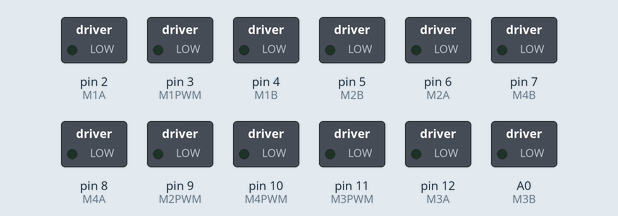
Simulated run of this sketch. Board: Arduino Uno, built with avr-gcc and run on an emulated ATmega328P. Parts: switched loads named in the sketch (green lamp = pin HIGH). What the sketch prints to the serial monitor is not drawn.

Above: at 0.1 s.
At 2.6 s:
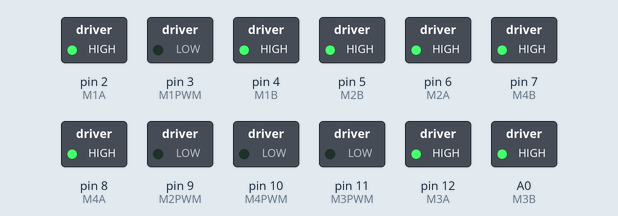
Timing chart, 0 to 4.1 s (numbered marks = the images above):
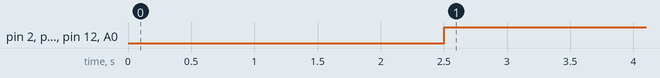

The sketch:

Mecanum4Wheel_v1.1.ino
```cpp
//[mod] 2017/09/15 低速モードの処理をOmni.hに移植
//[mod] 2017/09/18 反転モードの処理をOmni.hに移植

#include "Omni.h"
#include"MovingAverage.h"
#include <Wire.h>

const int I2C_ADDRESS = 2;
const int AVERAGE_SIZE = 100;
const int MAX_POWER = 250;
const int CEASETIME_MS = 500;

int16_t leftHatX, leftHatY, rightHatX;
static int16_t Power[4];
bool lowSpeed_mode, reverse_mode;

bool flag;
unsigned long CeaseCounter;

Omni Omni4(MAX_POWER, AVERAGE_SIZE);

#define DEBUG

void setup() {
  delay(2500);
  Serial.begin(115200);

  Wire.begin(I2C_ADDRESS);
  Wire.onReceive(receiveEvent);
  Omni4.SetPWMFrequency();
}

void loop() {

  Omni4.SetAxis(leftHatX, leftHatY, rightHatX, lowSpeed_mode, reverse_mode);
  Omni4.Set4WheelPower(Power);

  /*  暴走防止用  */
  if (flag == 0) {
    if ((millis() - CeaseCounter) > CEASETIME_MS) {
      for (int i = 0; i < 4; i++)
        Power[i] = 0;
    }
  }
  else {
    CeaseCounter = millis();
    flag = false;
  }

#ifdef DEBUG
  Serial.print(Power[0]); Serial.print("\t");
  Serial.print(Power[1]); Serial.print("\t");
  Serial.print(Power[2]); Serial.print("\t");
  Serial.println(Power[3]);
#endif

  //show();
  Omni4.Drive(Power);
}

void receiveEvent(int howMany) {

  while (Wire.available() > 4) {

    flag = true;

    leftHatX  = Wire.read();
    leftHatY  = Wire.read();
    rightHatX  = Wire.read();
    lowSpeed_mode = Wire.read();
    reverse_mode = Wire.read();
  }
}

void show() {
  Serial.print(leftHatX); Serial.print("\t");
  Serial.print(leftHatY); Serial.print("\t");
  Serial.print(rightHatX); Serial.print("\t");
  Serial.print(lowSpeed_mode); Serial.print("\t");
  Serial.println(reverse_mode);
}
```

MovingAverage.h
```cpp
/**
        @file   MovingAverage.h
        @brief  移動平均クラス
        @auther 谷川　豊章
        @date   2016/9/15
*/


#ifndef DEF_MovingAverage_H
#define DEF_MovingAverage_H

#include <arduino.h>

/**     移動平均クラス
*/
class MovingAverage {

    int* data;      ///< 平均を取るデータ
    int dataSize;   ///< 平均を取るデータのサイズ

    int writeIndex; ///< 次の値のdataへの書き込み場所

    long sum;       ///dataに保存されているデータの合計値

  public:

    /**     コンストラクタ
            @param  dataSize    [in]移動平均するデータの個数
    */
    MovingAverage(int dataSize) : dataSize( max(dataSize, 1) ), writeIndex(0), sum(0)
    {
      data = new int[dataSize];
      for (int i = 0; i < dataSize; i++) {
        data[i] = 0;
      }
    }

    /**     ディストラクタ
    */
    ~MovingAverage() {
      delete[] data;
    }

    /**     値の更新
            @param  value   [in]移動平均するデータ
    */
    void Update(int value) {
      sum -= data[writeIndex];    //取り除くデータの値分だけ合計から取り除く
      data[writeIndex++] = value; //データを更新する
      sum += value;               //合計値に更新した値を追加する

      if (writeIndex >= dataSize)
        writeIndex = 0;
    }

    /**     平均値の取得
            @return     平均値
    */
    double GetValue() {
      return double(sum) / double(dataSize);
    }
};


#endif
```

Omni.h
```cpp
#pragma once

#include"MovingAverage.h"

const int M1A = 2;
const int M1B = 4;
const int M1PWM = 3;

const int M2A = 6;
const int M2B = 5;
const int M2PWM = 9;

const int M3A = 12;
const int M3B = A0;
const int M3PWM = 11;

const int M4A = 8;
const int M4B = 7;
const int M4PWM = 10;

const int BorderValue = 20;         //ジョイスティックの不感範囲
const double TurnParameter = 0.30;

class Omni {

  private:

    const int  MaxPower;
    double r;
    double m_angle;
    double moving_axis_x, moving_axis_y, turn_axis_x;

    MovingAverage average1;
    MovingAverage average2;
    MovingAverage average3;
    MovingAverage average4;

  public:

    /*
        [Constructor]
        @param 　max_power　  PWM出力の最大値
        @param 　average   　 移動平均するデータ数
    */

    Omni(const int max_power, const int averagesize):
      average1(averagesize), average2(averagesize), average3(averagesize), average4(averagesize), MaxPower(min(max_power, 255)) {

      pinMode(M1A, OUTPUT);
      pinMode(M1B, OUTPUT);
      pinMode(M2A, OUTPUT);
      pinMode(M2B, OUTPUT);
      pinMode(M3A, OUTPUT);
      pinMode(M3B, OUTPUT);
      pinMode(M4A, OUTPUT);
      pinMode(M4B, OUTPUT);

    }

    //PWM周波数の変更
    void SetPWMFrequency() {
      TCCR1B = (TCCR1B & 0b11111000) | 0x02;
      TCCR2B = (TCCR2B & 0b11111000) | 0x02;
    }

    //スティックの傾きを取得
    double GetStickSlope(double xComponent, double yComponent) {

      double Slope = constrain(sqrt(pow(yComponent, 2) + pow(xComponent, 2)), 0, MaxPower);

      return Slope;
    }

    //スティックの角度を取得
    double GetAngle(double xComponent, double yComponent) {

      double angle = atan2(yComponent, xComponent);

      if (angle < 0)
        angle += 2 * PI;

      return angle;
    }

    /*
       制御に用いるジョイスティックの軸を設定

       @param  MovingAxis_X  　移動軸X
       @param  MovingAxis_Y  　移動軸Y
       @param  TurnAxis_X    　旋回軸X
       @param  lowSpeed_flag 　低速モード On/Off
       @param  reverse_mode    反転モード On/Off
    */
    void SetAxis(int MovingAxis_X, int MovingAxis_Y, int TurnAxis_X, bool lowSpeed_flag, bool reverse_mode) {
      moving_axis_x = MovingAxis_X;
      moving_axis_y = MovingAxis_Y;
      turn_axis_x = TurnAxis_X;

      if (lowSpeed_flag) {
        moving_axis_x = -map(moving_axis_x, 0, 255, -MaxPower / 4, MaxPower / 4);
        moving_axis_y = -map(moving_axis_y, 255, 0, -MaxPower / 4, MaxPower / 4);
      }
      else {
        moving_axis_x = -map(moving_axis_x, 0, 255, -MaxPower, MaxPower);
        moving_axis_y = -map(moving_axis_y, 255, 0, -MaxPower, MaxPower);
      }

      turn_axis_x = -map(turn_axis_x, 0, 255, -MaxPower, MaxPower);
     if (abs(turn_axis_x) < BorderValue)
        turn_axis_x = 0;
      else
        turn_axis_x =  map(turn_axis_x, -MaxPower, MaxPower, MaxPower * TurnParameter, -MaxPower * TurnParameter);

      if (reverse_mode) {
        moving_axis_x = -moving_axis_x;
        moving_axis_y = -moving_axis_y;
        turn_axis_x   = -turn_axis_x;
      }
    }

    /*
        三角関数によるモータの出力計算

        @param  モータ出力値
    */
    void Set4WheelPower(int16_t Power[]) {

      r = GetStickSlope(moving_axis_x, moving_axis_y);
      m_angle = GetAngle(moving_axis_x, moving_axis_y);

      if (r < BorderValue) {
        Power[0] = Power[1] = Power[2] = Power[3] = 0;
      }
      else {

        r = map(r, BorderValue, MaxPower, 0, MaxPower);

        //タイヤの設置角度
        Power[0] = r * sin(m_angle - (PI / 6));
        Power[1] = r * sin(m_angle - (5 * PI / 6));
        Power[2] = r * sin(m_angle - (7 * PI / 6));
        Power[3] = r * sin(m_angle - (11 * PI / 6));
      }

      //一番大きい値を取得
      double max_ = abs(Power[0]);

      for (int i = 1; i < 4; i++) {
        if (abs(Power[i]) > max_)
          max_ = abs(Power[i]);
      }

      double ratio;     //補正倍率
      if (max_ > BorderValue)
        ratio = r / max_;

      for (int i = 0; i < 4; i++)
        Power[i] *= ratio;

      Power[0] += turn_axis_x;
      Power[1] += turn_axis_x;
      Power[2] += turn_axis_x;
      Power[3] += turn_axis_x;

      max_ = abs(Power[0]);

      for (int i = 1; i < 4; i++) {
        if (abs(Power[i]) > max_)
          max_ = abs(Power[i]);
      }

      //範囲外であれば範囲内(MaxPowerまでの値)に収める
      if (max_ > MaxPower) {
        float amp = float(MaxPower) / max_;
        Power[0] = int16_t(Power[0] * amp);
        Power[1] = int16_t(Power[1] * amp);
        Power[2] = int16_t(Power[2] * amp);
        Power[3] = int16_t(Power[3] * amp);
      }

      //移動平均

      average1.Update(Power[0]);
      average2.Update(Power[1]);
      average3.Update(Power[2]);
      average4.Update(Power[3]);

      Power[0] = average1.GetValue();
      Power[1] = average2.GetValue();
      Power[2] = average3.GetValue();
      Power[3] = average4.GetValue();

    }


    void Drive(int16_t motorPower[]) {
      //    Motor1
      if (motorPower[0] == 0) {
        digitalWrite(M1A, HIGH);
        digitalWrite(M1B, HIGH);
        analogWrite(M1PWM, 0);
      }
      else if (motorPower[0] > 0) {
        digitalWrite(M1A, HIGH);
        digitalWrite(M1B, LOW);
        analogWrite(M1PWM, motorPower[0]);
      }
      else  {
        digitalWrite(M1A, LOW);
        digitalWrite(M1B, HIGH);
        analogWrite(M1PWM, abs(motorPower[0]));
      }

      //    Motor2
      if (motorPower[1] == 0) {
        digitalWrite(M2A, HIGH);
        digitalWrite(M2B, HIGH);
        analogWrite(M2PWM, 0);
      }
      else if (motorPower[1] > 0) {
        digitalWrite(M2A, HIGH);
        digitalWrite(M2B, LOW);
        analogWrite(M2PWM, motorPower[1]);
      }
      else  {
        digitalWrite(M2A, LOW);
        digitalWrite(M2B, HIGH);
        analogWrite(M2PWM, abs(motorPower[1]));
      }

      //    Motor3
      if (motorPower[2] == 0) {
        digitalWrite(M3A, HIGH);
        digitalWrite(M3B, HIGH);
        analogWrite(M3PWM, 0);
      }
      else if (motorPower[2] > 0) {
        digitalWrite(M3A, HIGH);
        digitalWrite(M3B, LOW);
        analogWrite(M3PWM, motorPower[2]);
      }
      else {
        digitalWrite(M3A, LOW);
        digitalWrite(M3B, HIGH);
        analogWrite(M3PWM, abs(motorPower[2]));

      }

      //    Motor4
      if (motorPower[3] == 0) {
        digitalWrite(M4A, HIGH);
        digitalWrite(M4B, HIGH);
        analogWrite(M4PWM, 0);
      }
      else if (motorPower[3] > 0) {
        digitalWrite(M4A, HIGH);
        digitalWrite(M4B, LOW);
        analogWrite(M4PWM, motorPower[3]);
      }
      else {
        digitalWrite(M4A, LOW);
        digitalWrite(M4B, HIGH);
        analogWrite(M4PWM, abs(motorPower[3]));
      }
    }
};
```

Measured:
- by itself, pin 2 (M1A), pin 4 (M1B), pin 5 (M2B), pin 6 (M2A), pin 7 (M4B), pin 8 (M4A), pin 12 (M3A), A0 (M3B): LOW → HIGH at 2.5 s
